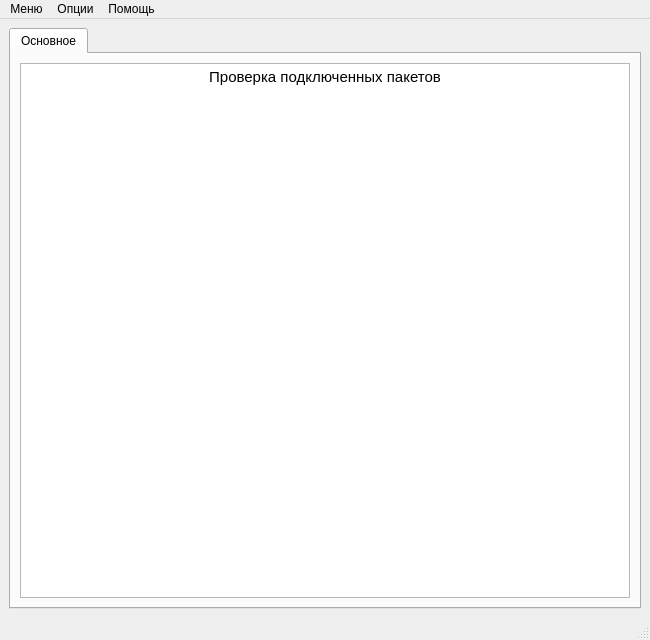
<?xml version="1.0" encoding="UTF-8"?>
<ui version="4.0">
 <class>MainWindow</class>
 <widget class="QMainWindow" name="MainWindow">
  <property name="geometry">
   <rect>
    <x>0</x>
    <y>0</y>
    <width>650</width>
    <height>640</height>
   </rect>
  </property>
  <property name="windowTitle">
   <string>PentIT</string>
  </property>
  <widget class="QWidget" name="centralwidget">
   <layout class="QGridLayout" name="gridLayout">
    <item row="0" column="0">
     <widget class="QTabWidget" name="tabWidget">
      <property name="sizePolicy">
       <sizepolicy hsizetype="Ignored" vsizetype="Expanding">
        <horstretch>0</horstretch>
        <verstretch>0</verstretch>
       </sizepolicy>
      </property>
      <property name="focusPolicy">
       <enum>Qt::NoFocus</enum>
      </property>
      <property name="currentIndex">
       <number>0</number>
      </property>
      <widget class="QWidget" name="tabMainLog">
       <attribute name="title">
        <string>Основное</string>
       </attribute>
       <layout class="QGridLayout" name="gridLayout_2">
        <item row="0" column="0">
         <widget class="QTextEdit" name="textEditLog">
          <property name="toolTip">
           <string>&lt;html&gt;&lt;head/&gt;&lt;body&gt;&lt;p&gt;Здесь отображаются те пакеты программ, которые уже установлены в вашей системе и те, которые необходимо установить дополнительно&lt;/p&gt;&lt;/body&gt;&lt;/html&gt;</string>
          </property>
          <property name="readOnly">
           <bool>true</bool>
          </property>
          <property name="html">
           <string>&lt;!DOCTYPE HTML PUBLIC &quot;-//W3C//DTD HTML 4.0//EN&quot; &quot;http://www.w3.org/TR/REC-html40/strict.dtd&quot;&gt;
&lt;html&gt;&lt;head&gt;&lt;meta name=&quot;qrichtext&quot; content=&quot;1&quot; /&gt;&lt;style type=&quot;text/css&quot;&gt;
p, li { white-space: pre-wrap; }
&lt;/style&gt;&lt;/head&gt;&lt;body style=&quot; font-family:'Cantarell'; font-size:11pt; font-weight:400; font-style:normal;&quot;&gt;
&lt;table border=&quot;0&quot; style=&quot;-qt-table-type: root; margin-top:4px; margin-bottom:4px; margin-left:4px; margin-right:4px;&quot;&gt;
&lt;tr&gt;
&lt;td style=&quot;border: none;&quot;&gt;
&lt;p align=&quot;center&quot; style=&quot; margin-top:0px; margin-bottom:0px; margin-left:0px; margin-right:0px; -qt-block-indent:0; text-indent:0px;&quot;&gt;&lt;span style=&quot; font-family:'Ubuntu'; color:#000000;&quot;&gt;Проверка подключенных пакетов&lt;/span&gt;&lt;/p&gt;
&lt;p align=&quot;center&quot; style=&quot;-qt-paragraph-type:empty; margin-top:0px; margin-bottom:0px; margin-left:0px; margin-right:0px; -qt-block-indent:0; text-indent:0px; font-family:'Ubuntu'; color:#000000;&quot;&gt;&lt;br /&gt;&lt;/p&gt;&lt;/td&gt;&lt;/tr&gt;&lt;/table&gt;&lt;/body&gt;&lt;/html&gt;</string>
          </property>
          <property name="textInteractionFlags">
           <set>Qt::TextBrowserInteraction</set>
          </property>
         </widget>
        </item>
       </layout>
      </widget>
     </widget>
    </item>
   </layout>
  </widget>
  <widget class="QMenuBar" name="menubar">
   <property name="geometry">
    <rect>
     <x>0</x>
     <y>0</y>
     <width>650</width>
     <height>26</height>
    </rect>
   </property>
   <widget class="QMenu" name="menuMenu">
    <property name="title">
     <string>Меню</string>
    </property>
    <addaction name="actionAirmon_ng"/>
    <addaction name="actionExit"/>
   </widget>
   <widget class="QMenu" name="menuOptions">
    <property name="title">
     <string>Опции</string>
    </property>
    <addaction name="actionOpen_Log"/>
    <addaction name="separator"/>
    <addaction name="actionMAC_Changer"/>
   </widget>
   <widget class="QMenu" name="menuHelp">
    <property name="title">
     <string>Помощь</string>
    </property>
    <addaction name="actionAbout_this_Program"/>
    <addaction name="actionAbout_Aircrack_ng"/>
   </widget>
   <addaction name="menuMenu"/>
   <addaction name="menuOptions"/>
   <addaction name="menuHelp"/>
  </widget>
  <widget class="QStatusBar" name="statusBar"/>
  <action name="actionAirmon_ng">
   <property name="text">
    <string>Выбрать интерфейс</string>
   </property>
  </action>
  <action name="actionExit">
   <property name="text">
    <string>Выход</string>
   </property>
  </action>
  <action name="actionMAC_Changer">
   <property name="text">
    <string>Изменить MAC-адрес</string>
   </property>
  </action>
  <action name="actionAbout_QT">
   <property name="icon">
    <iconset>
     <normalon>:/icons/icons/Nokia-QtCreator-64.png</normalon>
    </iconset>
   </property>
   <property name="text">
    <string>About_QT</string>
   </property>
  </action>
  <action name="actionAbout_this_Program">
   <property name="text">
    <string>О приложении</string>
   </property>
  </action>
  <action name="actionAbout_Aircrack_ng">
   <property name="text">
    <string>О Aircrack-ng</string>
   </property>
  </action>
  <action name="actionGeneral_options">
   <property name="icon">
    <iconset>
     <normalon>:/icons/icons/Settings.png</normalon>
    </iconset>
   </property>
   <property name="text">
    <string>Основные настройки</string>
   </property>
  </action>
  <action name="actionCheck_Updates">
   <property name="icon">
    <iconset>
     <normalon>:/icons/icons/Update.png</normalon>
    </iconset>
   </property>
   <property name="text">
    <string>Check Updates</string>
   </property>
  </action>
  <action name="actionOpen_Log">
   <property name="text">
    <string>Открыть статистику</string>
   </property>
  </action>
 </widget>
 <resources/>
 <connections>
  <connection>
   <sender>actionExit</sender>
   <signal>triggered()</signal>
   <receiver>MainWindow</receiver>
   <slot>close()</slot>
   <hints>
    <hint type="sourcelabel">
     <x>-1</x>
     <y>-1</y>
    </hint>
    <hint type="destinationlabel">
     <x>344</x>
     <y>250</y>
    </hint>
   </hints>
  </connection>
 </connections>
</ui>
